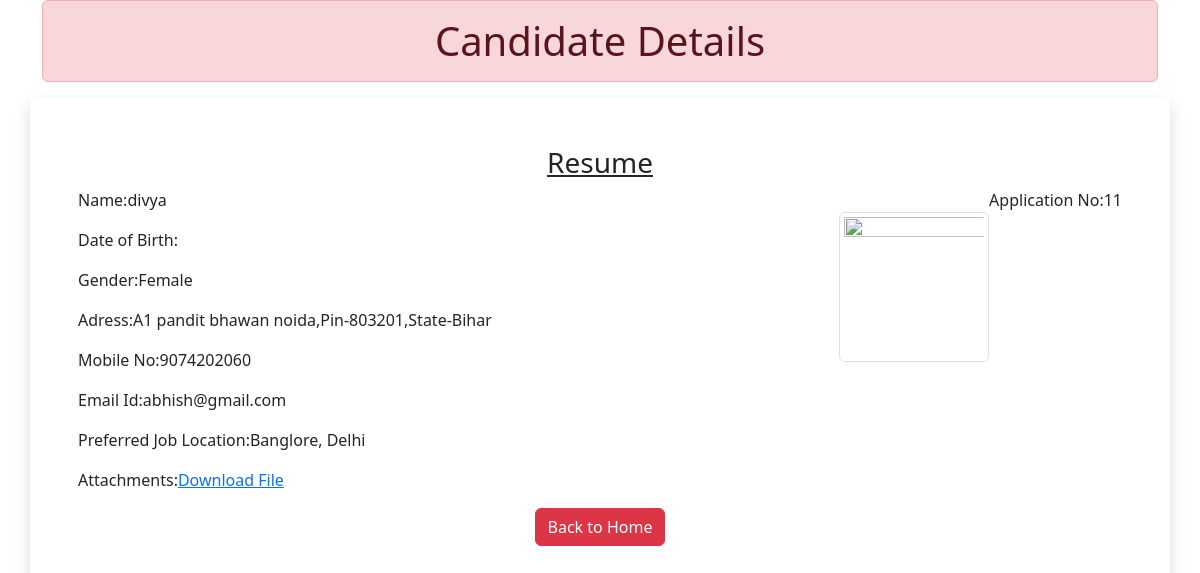
Page /11 on the committed database.
### myapp/models.py (models this page shows)
class Resume(models.Model):
    name = models.CharField(max_length=100)
    dob = models.DateField(auto_now=False,auto_now_add =False)
    gender = models.CharField(max_length=100)
    locality = models.CharField(max_length=100)
    city = models.CharField(max_length=100)
    pin = models.PositiveIntegerField()
    state = models.CharField(choices= STATE_CHOICE, max_length = 50)
    mobile = models.PositiveIntegerField()
    email = models.EmailField()
    job_city = models.CharField(max_length=50)
    profile_image = models.ImageField(upload_to='profileimg',blank=True)
    my_file = models.FileField(upload_to='doc',blank=True)

### myapp/views.py (the view)
# urls.py: path("<int:pk>",views.CandidateView.as_view(),name='candidate')
class CandidateView(View):
    def get(self,request ,pk):
        candidate = Resume.objects.get(pk=pk)
        return render(request,'myapp/candidate.html' ,{'candidate':candidate})

### myapp/templatetags/myfilter.py (called while the page is built)
@register.filter(name='remove_special')
def remove_chars(value,arg):
    print("Arg",arg)
    print("value:",value)
    for character in arg:
        value = value.replace(character,"")
    return value

### myapp/templates/myapp/candidate.html (shortened to what this page needs)
<!DOCTYPE html>
<html lang="en">
{% load myfilter %}
<head>
    <link href="https://cdn.jsdelivr.net/npm/bootstrap@5.3.2/dist/css/bootstrap.min.css" rel="stylesheet">
</head>
<body>
    <div class="container">
        <h1 class= "alert alert-danger text-center p-3 ">Candidate Details</h1>
        <div class="row">
            <div class="col sm-10 shadow offset-sm-0.5 p-5">
                <h3 class="text-center"><u>Resume</u></h3>
                <p class="float-end"> Application No:{{candidate.id}}</p>
                <img src="{{candate.profile_img}}" alt="" class = "img-fluid img-thumbnail float-end mt-4 " width="150" height="150">
                <p>Name:{{candidate.name}}</p>
                <p>Date of Birth:{{Candidate.dob}}</p>
                <p>Gender:{{candidate.gender}}</p>
                <p>Adress:{{candidate.locality}},Pin-{{candidate.pin}},State-{{candidate.state}}</p>
                <p>Mobile No:{{candidate.mobile}}</p>
                <p>Email Id:{{candidate.email}}</p>
                <p>Preferred Job Location:{{candidate.job_city|remove_special:"[]'"}}</p>
                <p>Attachments:<a href="{{candidate.my_file.url}}">Download File</p>
                    <div class="text-center">
                        <a href="/" class="btn btn-danger" >Back to Home</a>
                    </div>
            </div>
            </div>
        </div>
</body>
</html>

### rows in the picture
Resume: id "11", name "divya", gender "Female", locality "A1 pandit bhawan noida", pin "803201", state "Bihar", mobile "9074202060", email "abhish@gmail.com", job_city|remove_special "Banglore, Delhi"
